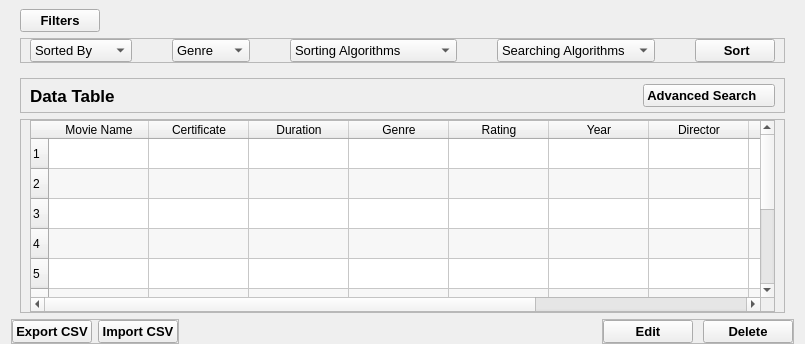
         <widget class="QWidget" name="mainFrame" native="true">
          <property name="sizePolicy">
           <sizepolicy hsizetype="Preferred" vsizetype="Expanding">
            <horstretch>0</horstretch>
            <verstretch>0</verstretch>
           </sizepolicy>
          </property>
          <layout class="QVBoxLayout" name="verticalLayout_2">
           <property name="topMargin">
            <number>0</number>
           </property>
           <property name="bottomMargin">
            <number>0</number>
           </property>
           <item>
            <widget class="QWidget" name="widget_5" native="true">
             <property name="maximumSize">
              <size>
               <width>16777215</width>
               <height>90</height>
              </size>
             </property>
             <layout class="QVBoxLayout" name="verticalLayout_5">
              <property name="topMargin">
               <number>9</number>
              </property>
              <property name="bottomMargin">
               <number>9</number>
              </property>
              <item alignment="Qt::AlignLeft|Qt::AlignTop">
               <widget class="QPushButton" name="btnFilters">
                <property name="minimumSize">
                 <size>
                  <width>0</width>
                  <height>10</height>
                 </size>
                </property>
                <property name="maximumSize">
                 <size>
                  <width>16777215</width>
                  <height>30</height>
                 </size>
                </property>
                <property name="font">
                 <font>
                  <pointsize>10</pointsize>
                  <weight>75</weight>
                  <bold>true</bold>
                 </font>
                </property>
                <property name="text">
                 <string>Filters</string>
                </property>
                <property name="icon">
                 <iconset resource="../../Mid_Term_Project/Code_Mid_Project/cs261f22pid22/resources.qrc">
                  <normaloff>:/blackicons/Graphics/featherBlack/menu.svg</normaloff>:/blackicons/Graphics/featherBlack/menu.svg</iconset>
                </property>
                <property name="iconSize">
                 <size>
                  <width>20</width>
                  <height>20</height>
                 </size>
                </property>
               </widget>
              </item>
              <item alignment="Qt::AlignLeft">
               <widget class="QFrame" name="frameFilters">
                <property name="frameShape">
                 <enum>QFrame::StyledPanel</enum>
                </property>
                <property name="frameShadow">
                 <enum>QFrame::Raised</enum>
                </property>
                <layout class="QHBoxLayout" name="horizontalLayout_14">
                 <property name="spacing">
                  <number>40</number>
                 </property>
                 <property name="topMargin">
                  <number>0</number>
                 </property>
                 <property name="bottomMargin">
                  <number>0</number>
                 </property>
                 <item>
                  <widget class="QComboBox" name="cmbSortedBy">
                   <property name="font">
                    <font>
                     <pointsize>10</pointsize>
                    </font>
                   </property>
                   <property name="frame">
                    <bool>true</bool>
                   </property>
                   <item>
                    <property name="text">
                     <string>Sorted By</string>
                    </property>
                   </item>
                   <item>
                    <property name="text">
                     <string>Movie Name</string>
                    </property>
                   </item>
                   <item>
                    <property name="text">
                     <string>Duration</string>
                    </property>
                   </item>
                   <item>
                    <property name="text">
                     <string>Genre</string>
                    </property>
                   </item>
                   <item>
                    <property name="text">
                     <string>Rating</string>
                    </property>
                   </item>
                   <item>
                    <property name="text">
                     <string>Year</string>
                    </property>
                   </item>
                   <item>
                    <property name="text">
                     <string>Directors</string>
                    </property>
                   </item>
                   <item>
                    <property name="text">
                     <string>Actors</string>
                    </property>
                   </item>
                   <item>
                    <property name="text">
                     <string>Gross</string>
                    </property>
                   </item>
                   <item>
                    <property name="text">
                     <string>Votes</string>
                    </property>
                   </item>
                  </widget>
                 </item>
                 <item>
                  <widget class="QComboBox" name="cmbGenre">
                   <property name="font">
                    <font>
                     <pointsize>10</pointsize>
                    </font>
                   </property>
                   <item>
                    <property name="text">
                     <string>Genre</string>
                    </property>
                   </item>
                   <item>
                    <property name="text">
                     <string>Thriller</string>
                    </property>
                   </item>
                   <item>
                    <property name="text">
                     <string>Action</string>
                    </property>
                   </item>
                   <item>
                    <property name="text">
                     <string>Comedy</string>
                    </property>
                   </item>
                  </widget>
                 </item>
                 <item>
                  <widget class="QComboBox" name="cmbAlgorithms">
                   <property name="sizePolicy">
                    <sizepolicy hsizetype="Preferred" vsizetype="Fixed">
                     <horstretch>0</horstretch>
                     <verstretch>0</verstretch>
                    </sizepolicy>
                   </property>
                   <property name="font">
                    <font>
                     <pointsize>10</pointsize>
                    </font>
                   </property>
                   <item>
                    <property name="text">
                     <string>Sorting Algorithms</string>
                    </property>
                   </item>
                   <item>
                    <property name="text">
                     <string>Insertion Sort</string>
                    </property>
                   </item>
                   <item>
                    <property name="text">
                     <string>Selection Sort</string>
                    </property>
                   </item>
                   <item>
                    <property name="text">
                     <string>Merge Sort</string>
                    </property>
                   </item>
                   <item>
                    <property name="text">
                     <string>Bubble Sort</string>
                    </property>
                   </item>
                   <item>
                    <property name="text">
                     <string>Hybrid Merge Sort</string>
                    </property>
                   </item>
                   <item>
                    <property name="text">
                     <string>Randomized Quick Sort</string>
                    </property>
                   </item>
                   <item>
                    <property name="text">
                     <string>Quick Sort</string>
                    </property>
                   </item>
                   <item>
                    <property name="text">
                     <string>Counting Sort</string>
                    </property>
                   </item>
                   <item>
                    <property name="text">
                     <string>Radix Sort</string>
                    </property>
                   </item>
                   <item>
                    <property name="text">
                     <string>Bucket Sort</string>
                    </property>
                   </item>
                   <item>
                    <property name="text">
                     <string>Pigeonhole Sort</string>
                    </property>
                   </item>
                   <item>
                    <property name="text">
                     <string>Postman Sort</string>
                    </property>
                   </item>
                   <item>
                    <property name="text">
                     <string>Cocktail Sort</string>
                    </property>
                   </item>
                   <item>
                    <property name="text">
                     <string>Heap Sort</string>
                    </property>
                   </item>
                   <item>
                    <property name="text">
                     <string>Binary Insertion Sort</string>
                    </property>
                   </item>
                   <item>
                    <property name="text">
                     <string>Shell Sort</string>
                    </property>
                   </item>
                  </widget>
                 </item>
                 <item>
                  <widget class="QComboBox" name="cmbSearching">
                   <property name="font">
                    <font>
                     <pointsize>10</pointsize>
                    </font>
                   </property>
                   <item>
                    <property name="text">
                     <string>Searching Algorithms</string>
                    </property>
                   </item>
                   <item>
                    <property name="text">
                     <string>Linear Search</string>
                    </property>
                   </item>
                   <item>
                    <property name="text">
                     <string>Binary Search</string>
                    </property>
                   </item>
                   <item>
                    <property name="text">
                     <string>KMP String Searching</string>
                    </property>
                   </item>
                   <item>
                    <property name="text">
                     <string>Computing LPS array</string>
                    </property>
                   </item>
                  </widget>
                 </item>
                 <item>
                  <widget class="QPushButton" name="btnSort">
                   <property name="minimumSize">
                    <size>
                     <width>80</width>
                     <height>0</height>
                    </size>
                   </property>
                   <property name="maximumSize">
                    <size>
                     <width>100</width>
                     <height>30</height>
                    </size>
                   </property>
                   <property name="font">
                    <font>
                     <pointsize>10</pointsize>
                     <weight>75</weight>
                     <bold>true</bold>
                     <stylestrategy>PreferAntialias</stylestrategy>
                    </font>
                   </property>
                   <property name="text">
                    <string> Sort</string>
                   </property>
                   <property name="icon">
                    <iconset resource="../../Mid_Term_Project/Code_Mid_Project/cs261f22pid22/resources.qrc">
                     <normaloff>:/blackicons/Graphics/featherBlack/server.svg</normaloff>:/blackicons/Graphics/featherBlack/server.svg</iconset>
                   </property>
                   <property name="iconSize">
                    <size>
                     <width>20</width>
                     <height>20</height>
                    </size>
                   </property>
                  </widget>
                 </item>
                </layout>
               </widget>
              </item>
             </layout>
            </widget>
           </item>
           <item>
            <widget class="QWidget" name="widget_4" native="true">
             <layout class="QVBoxLayout" name="verticalLayout_4">
              <property name="topMargin">
               <number>0</number>
              </property>
              <property name="bottomMargin">
               <number>0</number>
              </property>
              <item alignment="Qt::AlignTop">
               <widget class="QFrame" name="frame_2">
                <property name="frameShape">
                 <enum>QFrame::StyledPanel</enum>
                </property>
                <property name="frameShadow">
                 <enum>QFrame::Raised</enum>
                </property>
                <layout class="QHBoxLayout" name="horizontalLayout_9">
                 <property name="topMargin">
                  <number>5</number>
                 </property>
                 <property name="bottomMargin">
                  <number>5</number>
                 </property>
                 <item alignment="Qt::AlignLeft">
                  <widget class="QLabel" name="label_5">
                   <property name="font">
                    <font>
                     <pointsize>13</pointsize>
                     <weight>75</weight>
                     <bold>true</bold>
                    </font>
                   </property>
                   <property name="text">
                    <string>Data Table</string>
                   </property>
                  </widget>
                 </item>
                 <item alignment="Qt::AlignRight">
                  <widget class="QPushButton" name="btnAdvanced_Search">
                   <property name="minimumSize">
                    <size>
                     <width>0</width>
                     <height>0</height>
                    </size>
                   </property>
                   <property name="maximumSize">
                    <size>
                     <width>16777215</width>
                     <height>30</height>
                    </size>
                   </property>
                   <property name="font">
                    <font>
                     <pointsize>10</pointsize>
                     <weight>75</weight>
                     <bold>true</bold>
                    </font>
                   </property>
                   <property name="text">
                    <string>Advanced Search    </string>
                   </property>
                   <property name="icon">
                    <iconset resource="../../Mid_Term_Project/Code_Mid_Project/cs261f22pid22/resources.qrc">
                     <normaloff>:/Whiteicons/Graphics/featherWhite/search.svg</normaloff>:/Whiteicons/Graphics/featherWhite/search.svg</iconset>
                   </property>
                   <property name="iconSize">
                    <size>
                     <width>20</width>
                     <height>20</height>
                    </size>
                   </property>
                  </widget>
                 </item>
                </layout>
               </widget>
              </item>
              <item>
               <widget class="QFrame" name="frame_3">
                <property name="sizePolicy">
                 <sizepolicy hsizetype="Preferred" vsizetype="Expanding">
                  <horstretch>0</horstretch>
                  <verstretch>0</verstretch>
                 </sizepolicy>
                </property>
                <property name="frameShape">
                 <enum>QFrame::StyledPanel</enum>
                </property>
                <property name="frameShadow">
                 <enum>QFrame::Raised</enum>
                </property>
                <layout class="QGridLayout" name="gridLayout">
                 <property name="topMargin">
                  <number>0</number>
                 </property>
                 <property name="bottomMargin">
                  <number>0</number>
                 </property>
                 <item row="0" column="0">
                  <widget class="QTableWidget" name="tableWidget">
                   <property name="frameShadow">
                    <enum>QFrame::Sunken</enum>
                   </property>
                   <property name="dragDropMode">
                    <enum>QAbstractItemView::NoDragDrop</enum>
                   </property>
                   <property name="defaultDropAction">
                    <enum>Qt::IgnoreAction</enum>
                   </property>
                   <property name="alternatingRowColors">
                    <bool>true</bool>
                   </property>
                   <property name="showGrid">
                    <bool>true</bool>
                   </property>
                   <property name="sortingEnabled">
                    <bool>false</bool>
                   </property>
                   <property name="cornerButtonEnabled">
                    <bool>true</bool>
                   </property>
                   <property name="rowCount">
                    <number>10</number>
                   </property>
                   <row/>
                   <row/>
                   <row/>
                   <row/>
                   <row/>
                   <row/>
                   <row/>
                   <row/>
                   <row/>
                   <row/>
                   <column>
                    <property name="text">
                     <string>Movie Name</string>
                    </property>
                    <property name="icon">
                     <iconset resource="../../Mid_Term_Project/Code_Mid_Project/cs261f22pid22/resources.qrc">
                      <normaloff>:/blackicons/Graphics/featherBlack/arrow-up.svg</normaloff>:/blackicons/Graphics/featherBlack/arrow-up.svg</iconset>
                    </property>
                   </column>
                   <column>
                    <property name="text">
                     <string>Certificate</string>
                    </property>
                   </column>
                   <column>
                    <property name="text">
                     <string>Duration</string>
                    </property>
                    <property name="icon">
                     <iconset resource="../../Mid_Term_Project/Code_Mid_Project/cs261f22pid22/resources.qrc">
                      <normaloff>:/blackicons/Graphics/featherBlack/arrow-up.svg</normaloff>:/blackicons/Graphics/featherBlack/arrow-up.svg</iconset>
                    </property>
                   </column>
                   <column>
                    <property name="text">
                     <string>Genre</string>
                    </property>
                    <property name="icon">
                     <iconset resource="../../Mid_Term_Project/Code_Mid_Project/cs261f22pid22/resources.qrc">
                      <normaloff>:/blackicons/Graphics/featherBlack/arrow-down.svg</normaloff>:/blackicons/Graphics/featherBlack/arrow-down.svg</iconset>
                    </property>
                   </column>
                   <column>
                    <property name="text">
                     <string>Rating</string>
                    </property>
                    <property name="icon">
                     <iconset resource="../../Mid_Term_Project/Code_Mid_Project/cs261f22pid22/resources.qrc">
                      <normaloff>:/blackicons/Graphics/featherBlack/arrow-up.svg</normaloff>:/blackicons/Graphics/featherBlack/arrow-up.svg</iconset>
                    </property>
                   </column>
                   <column>
                    <property name="text">
                     <string>Year</string>
                    </property>
                    <property name="icon">
                     <iconset resource="../../Mid_Term_Project/Code_Mid_Project/cs261f22pid22/resources.qrc">
                      <normaloff>:/blackicons/Graphics/featherBlack/arrow-down.svg</normaloff>:/blackicons/Graphics/featherBlack/arrow-down.svg</iconset>
                    </property>
                   </column>
                   <column>
                    <property name="text">
                     <string>Director</string>
                    </property>
                   </column>
                   <column>
                    <property name="text">
                     <string>Actors</string>
                    </property>
                   </column>
                   <column>
                    <property name="text">
                     <string>Gross</string>
                    </property>
                    <property name="icon">
                     <iconset resource="../../Mid_Term_Project/Code_Mid_Project/cs261f22pid22/resources.qrc">
                      <normaloff>:/blackicons/Graphics/featherBlack/arrow-up.svg</normaloff>:/blackicons/Graphics/featherBlack/arrow-up.svg</iconset>
                    </property>
                   </column>
                   <column>
                    <property name="text">
                     <string>Votes</string>
                    </property>
                    <property name="icon">
                     <iconset resource="../../Mid_Term_Project/Code_Mid_Project/cs261f22pid22/resources.qrc">
                      <normaloff>:/blackicons/Graphics/featherBlack/arrow-up.svg</normaloff>:/blackicons/Graphics/featherBlack/arrow-up.svg</iconset>
                    </property>
                   </column>
                  </widget>
                 </item>
                </layout>
               </widget>
              </item>
             </layout>
            </widget>
           </item>
           <item>
            <widget class="QWidget" name="widget_6" native="true">
             <layout class="QHBoxLayout" name="horizontalLayout_11">
              <property name="leftMargin">
               <number>0</number>
              </property>
              <property name="topMargin">
               <number>0</number>
              </property>
              <property name="rightMargin">
               <number>0</number>
              </property>
              <property name="bottomMargin">
               <number>0</number>
              </property>
              <item alignment="Qt::AlignLeft">
               <widget class="QFrame" name="frame_14">
                <property name="frameShape">
                 <enum>QFrame::StyledPanel</enum>
                </property>
                <property name="frameShadow">
                 <enum>QFrame::Raised</enum>
                </property>
                <layout class="QHBoxLayout" name="horizontalLayout_13">
                 <property name="leftMargin">
                  <number>0</number>
                 </property>
                 <property name="topMargin">
                  <number>0</number>
                 </property>
                 <property name="rightMargin">
                  <number>0</number>
                 </property>
                 <property name="bottomMargin">
                  <number>0</number>
                 </property>
                 <item>
                  <widget class="QPushButton" name="btnExportcsv">
                   <property name="maximumSize">
                    <size>
                     <width>16777215</width>
                     <height>35</height>
                    </size>
                   </property>
                   <property name="font">
                    <font>
                     <pointsize>10</pointsize>
                     <weight>75</weight>
                     <bold>true</bold>
                    </font>
                   </property>
                   <property name="text">
                    <string>Export CSV</string>
                   </property>
                   <property name="icon">
                    <iconset resource="../../Mid_Term_Project/Code_Mid_Project/cs261f22pid22/resources.qrc">
                     <normaloff>:/blackicons/Graphics/featherBlack/download.svg</normaloff>:/blackicons/Graphics/featherBlack/download.svg</iconset>
                   </property>
                   <property name="iconSize">
                    <size>
                     <width>20</width>
                     <height>20</height>
                    </size>
                   </property>
                  </widget>
                 </item>
                 <item>
                  <widget class="QPushButton" name="btnImportcsv">
                   <property name="maximumSize">
                    <size>
                     <width>16777215</width>
                     <height>35</height>
                    </size>
                   </property>
                   <property name="font">
                    <font>
                     <pointsize>10</pointsize>
                     <weight>75</weight>
                     <bold>true</bold>
                    </font>
                   </property>
                   <property name="text">
                    <string>Import CSV</string>
                   </property>
                   <property name="icon">
                    <iconset resource="../../Mid_Term_Project/Code_Mid_Project/cs261f22pid22/resources.qrc">
                     <normaloff>:/blackicons/Graphics/featherBlack/external-link.svg</normaloff>:/blackicons/Graphics/featherBlack/external-link.svg</iconset>
                   </property>
                   <property name="iconSize">
                    <size>
                     <width>20</width>
                     <height>20</height>
                    </size>
                   </property>
                  </widget>
                 </item>
                </layout>
               </widget>
              </item>
              <item alignment="Qt::AlignRight">
               <widget class="QFrame" name="frame_13">
                <property name="frameShape">
                 <enum>QFrame::StyledPanel</enum>
                </property>
                <property name="frameShadow">
                 <enum>QFrame::Raised</enum>
                </property>
                <layout class="QHBoxLayout" name="horizontalLayout_12">
                 <property name="spacing">
                  <number>10</number>
                 </property>
                 <property name="leftMargin">
                  <number>0</number>
                 </property>
                 <property name="topMargin">
                  <number>0</number>
                 </property>
                 <property name="rightMargin">
                  <number>0</number>
                 </property>
                 <property name="bottomMargin">
                  <number>0</number>
                 </property>
                 <item>
                  <widget class="QPushButton" name="btnEdit">
                   <property name="minimumSize">
                    <size>
                     <width>90</width>
                     <height>0</height>
                    </size>
                   </property>
                   <property name="maximumSize">
                    <size>
                     <width>16777215</width>
                     <height>35</height>
                    </size>
                   </property>
                   <property name="font">
                    <font>
                     <pointsize>10</pointsize>
                     <weight>75</weight>
                     <bold>true</bold>
                    </font>
                   </property>
                   <property name="text">
                    <string>Edit</string>
                   </property>
                   <property name="icon">
                    <iconset resource="../../Mid_Term_Project/Code_Mid_Project/cs261f22pid22/resources.qrc">
                     <normaloff>:/blackicons/Graphics/featherBlack/edit-2.svg</normaloff>:/blackicons/Graphics/featherBlack/edit-2.svg</iconset>
                   </property>
                   <property name="iconSize">
                    <size>
                     <width>24</width>
                     <height>24</height>
                    </size>
                   </property>
                  </widget>
                 </item>
                 <item>
                  <widget class="QPushButton" name="btnDelete">
                   <property name="minimumSize">
                    <size>
                     <width>90</width>
                     <height>0</height>
                    </size>
                   </property>
                   <property name="maximumSize">
                    <size>
                     <width>16777215</width>
                     <height>35</height>
                    </size>
                   </property>
                   <property name="font">
                    <font>
                     <pointsize>10</pointsize>
                     <weight>75</weight>
                     <bold>true</bold>
                    </font>
                   </property>
                   <property name="text">
                    <string>Delete</string>
                   </property>
                   <property name="icon">
                    <iconset resource="../../Mid_Term_Project/Code_Mid_Project/cs261f22pid22/resources.qrc">
                     <normaloff>:/blackicons/Graphics/featherBlack/delete.svg</normaloff>:/blackicons/Graphics/featherBlack/delete.svg</iconset>
                   </property>
                   <property name="iconSize">
                    <size>
                     <width>24</width>
                     <height>24</height>
                    </size>
                   </property>
                  </widget>
                 </item>
                </layout>
               </widget>
              </item>
             </layout>
            </widget>
           </item>
          </layout>
         </widget>
